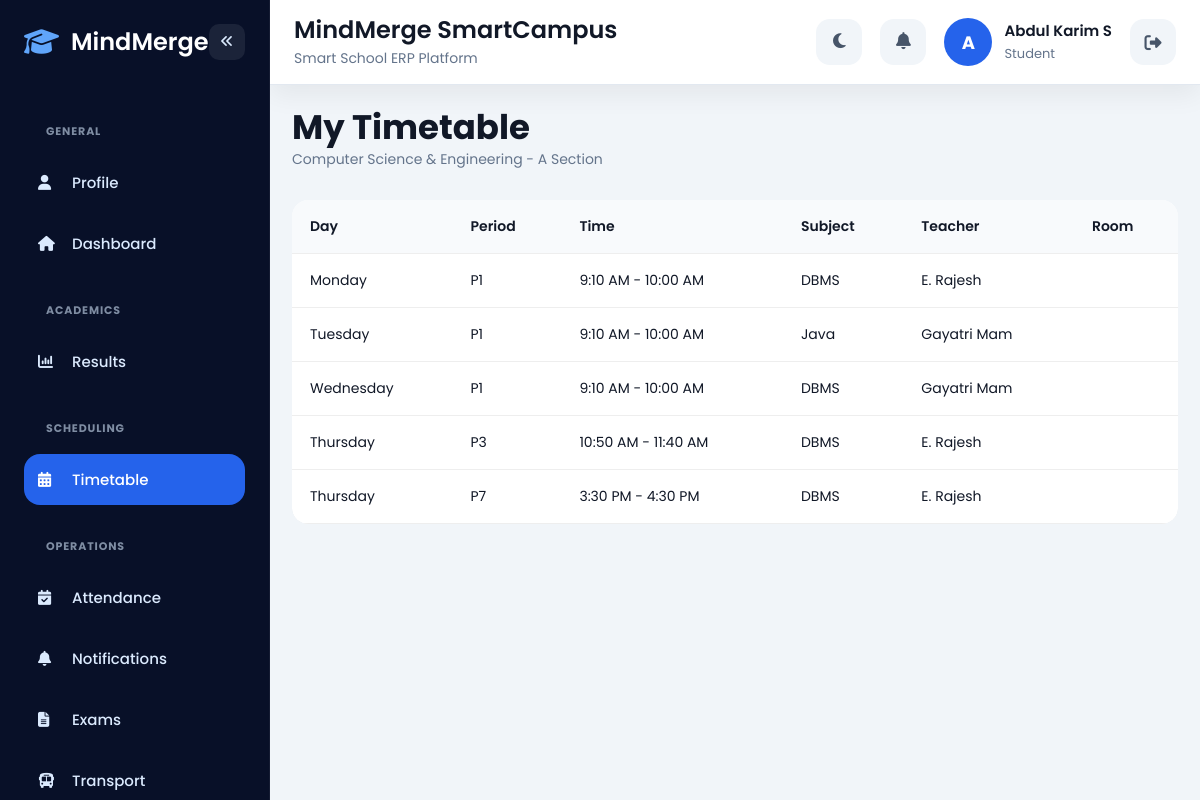
Screenshot of /student/timetable/index.php (signed in) with the database file from the repository.
### tables this page shows
CREATE TABLE `students` (
  `id` int(11) NOT NULL,
  `user_id` int(11) NOT NULL,
  `student_id` varchar(50) DEFAULT NULL,
  `class_id` int(11) DEFAULT NULL,
  `section_id` int(11) DEFAULT NULL,
  `class_name` varchar(30) DEFAULT NULL,
  `section_name` varchar(30) DEFAULT NULL,
  `dob` date DEFAULT NULL,
  `gender` varchar(20) DEFAULT NULL,
  `address` text DEFAULT NULL,
  `parent_phone` varchar(20) DEFAULT NULL,
  `created_at` timestamp NOT NULL DEFAULT current_timestamp()
);

CREATE TABLE `users` (
  `id` int(11) NOT NULL,
  `full_name` varchar(100) NOT NULL,
  `email` varchar(100) NOT NULL,
  `phone` varchar(20) NOT NULL,
  `password` varchar(255) NOT NULL,
  `role` enum('admin','teacher','student','parent') NOT NULL,
  `profile_photo` varchar(255) DEFAULT 'default.png',
  `theme_preference` varchar(20) DEFAULT 'light',
  `created_at` timestamp NOT NULL DEFAULT current_timestamp(),
  `admin_id` varchar(50) DEFAULT NULL
);

CREATE TABLE `classes` (
  `class_id` int(11) NOT NULL,
  `class_code` varchar(20) DEFAULT NULL,
  `class_name` varchar(50) NOT NULL,
  `description` text DEFAULT NULL,
  `status` enum('active','inactive') DEFAULT 'active',
  `created_at` timestamp NOT NULL DEFAULT current_timestamp()
);

CREATE TABLE `sections` (
  `section_id` int(11) NOT NULL,
  `class_id` int(11) NOT NULL,
  `section_code` varchar(50) NOT NULL,
  `section_name` varchar(100) NOT NULL,
  `capacity` int(11) DEFAULT 50,
  `status` enum('active','inactive') DEFAULT 'active',
  `created_at` timestamp NOT NULL DEFAULT current_timestamp()
);

CREATE TABLE `timetable_entries` (
  `entry_id` int(11) NOT NULL,
  `timetable_id` int(11) NOT NULL,
  `day_of_week` enum('monday','tuesday','wednesday','thursday','friday','saturday','sunday') NOT NULL,
  `period_id` int(11) NOT NULL,
  `subject_id` int(11) NOT NULL,
  `teacher_assignment_id` int(11) NOT NULL,
  `room_no` varchar(50) DEFAULT NULL,
  `remarks` text DEFAULT NULL,
  `created_at` timestamp NOT NULL DEFAULT current_timestamp()
);

CREATE TABLE `periods` (
  `period_id` int(11) NOT NULL,
  `template_id` int(11) NOT NULL,
  `period_name` varchar(100) NOT NULL,
  `start_time` time NOT NULL,
  `end_time` time NOT NULL,
  `period_type` enum('regular','break','lunch','lab','exam','activity') DEFAULT 'regular',
  `attendance_allowed` enum('yes','no') DEFAULT 'yes',
  `is_teaching_period` enum('yes','no') DEFAULT 'yes',
  `display_color` varchar(20) DEFAULT '#3b82f6',
  `room_required` enum('yes','no') DEFAULT 'yes',
  `notes` text DEFAULT NULL,
  `sort_order` int(11) NOT NULL,
  `status` enum('active','inactive') DEFAULT 'active',
  `created_at` timestamp NOT NULL DEFAULT current_timestamp()
);

CREATE TABLE `subjects` (
  `subject_id` int(11) NOT NULL,
  `subject_code` varchar(30) NOT NULL,
  `subject_name` varchar(100) NOT NULL,
  `description` text DEFAULT NULL,
  `status` enum('active','inactive') DEFAULT 'active',
  `created_at` timestamp NOT NULL DEFAULT current_timestamp()
);

### shared/services/StudentDashboardService.php (called while the page is built, shortened)
<?php
class StudentDashboardService
{
    private ?array $student = null;
    public function __construct(mysqli $conn, int $user_id)
    {
        $this->student = mysqli_fetch_assoc(mysqli_query(
            $conn,
            "SELECT st.*, u.full_name, u.email, u.profile_photo,
                    c.class_name, s.section_name
             FROM students st
             INNER JOIN users u ON u.id = st.user_id
             INNER JOIN classes c ON c.class_id = st.class_id
             INNER JOIN sections s ON s.section_id = st.section_id
             WHERE st.user_id = '$user_id'
             LIMIT 1"
        ));
    }
    public function getStudent(): ?array
    {
        return $this->student;
    }
}

### student/timetable/index.php (the view, shortened to what this page needs)
<?php
require_once __DIR__ . '/../../config/auth.php';
require_once __DIR__ . '/../../config/db.php';
require_once __DIR__ . '/../../shared/services/StudentDashboardService.php';
require_once __DIR__ . '/../../shared/helpers/portal.php';
$service = new StudentDashboardService($conn, (int) $_SESSION['user']['id']);
$student = $service->getStudent();
$class_id = (int) ($student['class_id'] ?? 0);
$section_id = (int) ($student['section_id'] ?? 0);
$entries = [];
if ($class_id > 0) {
    $query = mysqli_query(
        $conn,
        "SELECT te.day_of_week, p.period_name, p.start_time, p.end_time,
                sub.subject_name, u.full_name AS teacher_name, te.room_no
         FROM timetable_entries te
         INNER JOIN timetables tt ON tt.timetable_id = te.timetable_id
         INNER JOIN periods p ON p.period_id = te.period_id
         INNER JOIN subjects sub ON sub.subject_id = te.subject_id
         LEFT JOIN teacher_assignments ta ON ta.assignment_id = te.teacher_assignment_id
         LEFT JOIN teachers t ON t.id = ta.teacher_id
         LEFT JOIN users u ON u.id = t.user_id
         WHERE tt.class_id = '$class_id' AND tt.section_id = '$section_id'
         ORDER BY FIELD(te.day_of_week,'monday','tuesday','wednesday','thursday','friday','saturday'), p.start_time"
    );
    while ($row = mysqli_fetch_assoc($query)) {
        $entries[] = $row;
    }
}
?>
<!DOCTYPE html>
<html lang="en">
<head>
<link rel="stylesheet" href="../../assets/css/global.css">
<link rel="stylesheet" href="../../assets/css/layout.css">
<link rel="stylesheet" href="../../assets/css/components.css">
<link rel="stylesheet" href="../../assets/css/portals.css">
<link rel="stylesheet" href="https://cdnjs.cloudflare.com/ajax/libs/font-awesome/6.5.1/css/all.min.css">
</head>
<body>
<div class="app-layout">
<?php include('../../partials/sidebar.php'); ?>
<div class="main-content">
<?php include('../../partials/topbar.php'); ?>
<div class="page-content">
<div class="page-header"><div><h1>My Timetable</h1><p><?php echo htmlspecialchars(($student['class_name'] ?? '') . ' - ' . ($student['section_name'] ?? '')); ?></p></div></div>
<div class="table-responsive">
<table class="custom-table">
<thead><tr><th>Day</th><th>Period</th><th>Time</th><th>Subject</th><th>Teacher</th><th>Room</th></tr></thead>
<tbody>
<?php if (empty($entries)) { ?><tr><td colspan="6">No timetable available.</td></tr><?php } else { foreach ($entries as $e) { ?>
<tr>
<td><?php echo ucfirst($e['day_of_week']); ?></td>
<td><?php echo htmlspecialchars($e['period_name']); ?></td>
<td><?php echo date('g:i A', strtotime($e['start_time'])); ?> - <?php echo date('g:i A', strtotime($e['end_time'])); ?></td>
<td><?php echo htmlspecialchars($e['subject_name']); ?></td>
<td><?php echo htmlspecialchars($e['teacher_name'] ?? '-'); ?></td>
<td><?php echo htmlspecialchars($e['room_no'] ?? '-'); ?></td>
</tr>
<?php } } ?>
</tbody>
</table>
</div>
</div></div></div>
</body>
</html>

### partials/topbar.php (shortened to what this page needs)
<?php
$user = $_SESSION['user'];
$full_name = $user['full_name'];
$role = ucfirst($user['role']);
$profile_photo = $user['profile_photo'];
$first_letter = strtoupper(substr($full_name, 0, 1));
$notif_base = BASE_URL . 'notifications/';
?>
<div class="topbar">
<div class="topbar-left">
<div>
<h2>MindMerge SmartCampus</h2>
<p class="topbar-subtitle">Smart School ERP Platform</p>
</div>
</div>
<div class="topbar-right">
<button type="button" id="themeToggle" class="topbar-btn" title="Toggle Theme">
<i class="fa-solid fa-moon"></i>
</button>
<div class="notif-bell-wrap" id="notifBellWrap" data-base="<?php echo htmlspecialchars($notif_base); ?>">
<button type="button" class="topbar-btn notif-bell-btn" id="notifBellBtn" title="Notifications" aria-label="Notifications">
<i class="fa-solid fa-bell"></i>
</button>
</div>
<div class="topbar-profile">
<?php if ($profile_photo != 'default.svg' && file_exists(__DIR__ . "/../assets/uploads/profile/" . $profile_photo)) { ?>
<img src="<?php echo BASE_URL; ?>assets/uploads/profile/<?php echo $profile_photo; ?>" class="profile-img" alt="">
<?php } else { ?>
<div class="profile-letter"><?php echo $first_letter; ?></div>
<?php } ?>
<div class="profile-info">
<h4><?php echo htmlspecialchars($full_name); ?></h4>
<p>
<?php echo (strtolower($role) === 'admin') ? 'Administrator' : htmlspecialchars($role); ?>
</p>
</div>
</div>
<a href="<?php echo BASE_URL; ?>auth/logout.php" class="topbar-btn" title="Logout" style="display:flex;justify-content:center;align-items:center;text-decoration:none;">
<i class="fa-solid fa-right-from-bracket"></i>
</a>
</div>
</div>
<link rel="stylesheet" href="<?php echo BASE_URL; ?>assets/css/notifications.css">

### assets/css/global.css (style rules this page uses)
:root { --primary:#2563eb; --primary-dark:#1d4ed8; --bg:#f1f5f9; --sidebar:#081028; --card:#ffffff; --text:#111827; --muted:#64748b; --success:#22c55e; --danger:#ef4444; --warning:#f59e0b; --radius-lg:18px; --radius-md:14px; --radius-sm:10px; --shadow: 0 10px 25px rgba(0,0,0,0.06); }
* { margin:0; padding:0; box-sizing:border-box; }
html, body { width:100%; overflow-x:hidden; scroll-behavior:smooth; }
body { font-family:'Poppins',sans-serif; background:var(--bg); color:var(--text); font-size:15px; }
h1 { font-size:34px; font-weight:700; line-height:1.2; }
h2 { font-size:24px; font-weight:600; line-height:1.3; }
h4 { font-size:15px; font-weight:600; }
p { color:var(--muted); line-height:1.6; font-size:14px; }
.page-content { padding:24px; width:100%; max-width:1500px; margin:auto; }
.table-responsive { width:100%; overflow-x:auto; border-radius:16px; }
@media (max-width:1200px) { .page-content { padding:22px; } }

### assets/css/layout.css (style rules this page uses)
.app-layout { display:flex; min-height:100vh; background:var(--bg); }
.main-content { margin-left:270px; width:100%; min-height:100vh; transition:0.3s; }
.topbar { height:85px; background:white; display:flex; justify-content:space-between; align-items:center; padding:0 24px; box-shadow:var(--shadow); border-bottom:1px solid #e2e8f0; position:sticky; top:0; z-index:500; }
.topbar-left, .topbar-right { display:flex; align-items:center; gap:18px; }
.topbar-subtitle { font-size:14px; margin-top:2px; }
.topbar-btn { width:46px; height:46px; border:none; border-radius:14px; background:#f1f5f9; cursor:pointer; font-size:17px; transition:0.3s; color:#475569; }
.topbar-profile { display:flex; align-items:center; gap:12px; }
.profile-letter { width:48px; height:48px; border-radius:50%; background:var(--primary); color:white; display:flex; justify-content:center; align-items:center; font-weight:700; font-size:18px; }
.profile-info h4 { font-size:15px; margin-bottom:2px; }
.profile-info p { font-size:13px; }

### assets/css/components.css (style rules this page uses)
.table-responsive { width:100%; overflow-x:auto; border-radius:16px; }
.custom-table { width:100%; min-width:700px; border-collapse:collapse; background:var(--card); border-radius:16px; overflow:hidden; box-shadow:var(--shadow); }
.custom-table th, .custom-table td { padding:14px 16px; text-align:left; border-bottom:1px solid #eee; font-size:14px; vertical-align:top; }
.custom-table th { background:#f8fafc; font-weight:600; }
.page-header { display:flex; justify-content:space-between; align-items:center; gap:20px; flex-wrap:wrap; margin-bottom:30px; }
.custom-table th, .custom-table td { padding:16px 18px; }

### assets/css/notifications.css (style rules this page uses)
.notif-bell-wrap { position:relative; }
.notif-bell-btn { position:relative; }

### rows the page displays
students: user.full_name "A", user.full_name "Abdul Karim S", class.section_name "Computer Science & Engineering - A Section"
timetable_entries: day_of_week "Monday", period.period_name "P1", period.start_time "9:10 AM", period.end_time "10:00 AM", subject.subject_name "DBMS", users.full_name "E. Rajesh"
timetable_entries: day_of_week "Tuesday", period.period_name "P1", period.start_time "9:10 AM", period.end_time "10:00 AM", subject.subject_name "Java", users.full_name "Gayatri Mam"
timetable_entries: day_of_week "Wednesday", period.period_name "P1", period.start_time "9:10 AM", period.end_time "10:00 AM", subject.subject_name "DBMS", users.full_name "Gayatri Mam"
timetable_entries: day_of_week "Thursday", period.period_name "P3", period.start_time "10:50 AM", period.end_time "11:40 AM", subject.subject_name "DBMS", users.full_name "E. Rajesh"
timetable_entries: day_of_week "Thursday", period.period_name "P7", period.start_time "3:30 PM", period.end_time "4:30 PM", subject.subject_name "DBMS", users.full_name "E. Rajesh"

### other values shown
$group['label'] "GENERAL"
$config['label'] "Profile"
$config['label'] "Dashboard"
$group['label'] "ACADEMICS"
$config['label'] "Results"
$group['label'] "SCHEDULING"
$config['label'] "Timetable"
$group['label'] "OPERATIONS"
$config['label'] "Attendance"
$config['label'] "Notifications"
$config['label'] "Exams"
$config['label'] "Transport"
$role "Student"
